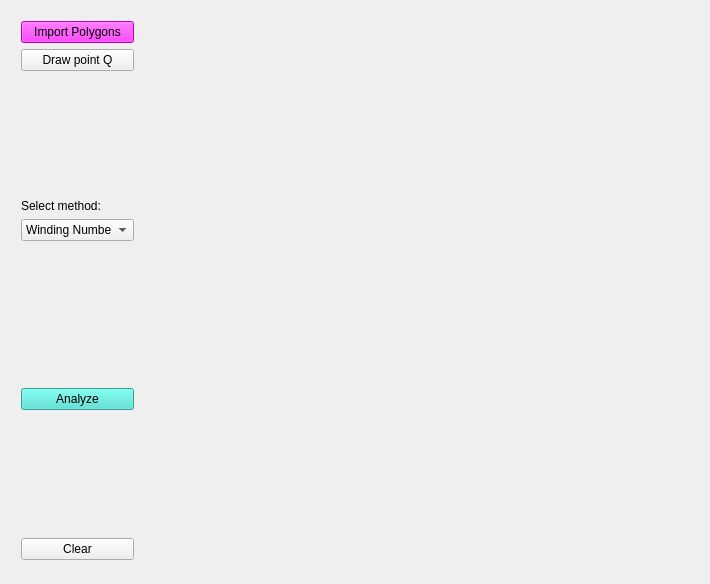
<?xml version="1.0" encoding="UTF-8"?>
<ui version="4.0">
 <class>Widget</class>
 <widget class="QWidget" name="Widget">
  <property name="geometry">
   <rect>
    <x>0</x>
    <y>0</y>
    <width>710</width>
    <height>584</height>
   </rect>
  </property>
  <property name="windowTitle">
   <string>Winding and Ray Crossing Algorithms</string>
  </property>
  <property name="styleSheet">
   <string notr="true"/>
  </property>
  <widget class="QWidget" name="layoutWidget">
   <property name="geometry">
    <rect>
     <x>10</x>
     <y>10</y>
     <width>135</width>
     <height>561</height>
    </rect>
   </property>
   <layout class="QVBoxLayout" name="verticalLayout">
    <item>
     <widget class="QPushButton" name="importPolygons">
      <property name="styleSheet">
       <string notr="true">QPushButton#importPolygons { background-color: magenta }</string>
      </property>
      <property name="text">
       <string>Import Polygons</string>
      </property>
     </widget>
    </item>
    <item>
     <widget class="QPushButton" name="pushButton">
      <property name="enabled">
       <bool>true</bool>
      </property>
      <property name="text">
       <string>Draw point Q</string>
      </property>
     </widget>
    </item>
    <item>
     <spacer name="verticalSpacer">
      <property name="orientation">
       <enum>Qt::Vertical</enum>
      </property>
      <property name="sizeHint" stdset="0">
       <size>
        <width>20</width>
        <height>40</height>
       </size>
      </property>
     </spacer>
    </item>
    <item>
     <widget class="QLabel" name="label">
      <property name="text">
       <string>Select method:</string>
      </property>
     </widget>
    </item>
    <item>
     <widget class="QComboBox" name="comboBox">
      <item>
       <property name="text">
        <string>Winding Number</string>
       </property>
      </item>
      <item>
       <property name="text">
        <string>Ray Crossing</string>
       </property>
      </item>
     </widget>
    </item>
    <item>
     <spacer name="verticalSpacer_2">
      <property name="orientation">
       <enum>Qt::Vertical</enum>
      </property>
      <property name="sizeHint" stdset="0">
       <size>
        <width>20</width>
        <height>40</height>
       </size>
      </property>
     </spacer>
    </item>
    <item>
     <widget class="QLabel" name="label_2">
      <property name="text">
       <string/>
      </property>
     </widget>
    </item>
    <item>
     <widget class="QPushButton" name="pushButton_2">
      <property name="styleSheet">
       <string notr="true">QPushButton#pushButton_2 { background-color: rgb(64, 224, 208) }</string>
      </property>
      <property name="text">
       <string>Analyze</string>
      </property>
     </widget>
    </item>
    <item>
     <spacer name="verticalSpacer_5">
      <property name="orientation">
       <enum>Qt::Vertical</enum>
      </property>
      <property name="sizeHint" stdset="0">
       <size>
        <width>20</width>
        <height>40</height>
       </size>
      </property>
     </spacer>
    </item>
    <item>
     <widget class="QPushButton" name="pushButton_3">
      <property name="text">
       <string>Clear</string>
      </property>
     </widget>
    </item>
   </layout>
  </widget>
  <widget class="Draw" name="Canvas" native="true">
   <property name="geometry">
    <rect>
     <x>160</x>
     <y>10</y>
     <width>541</width>
     <height>561</height>
    </rect>
   </property>
   <property name="styleSheet">
    <string notr="true">color: rgb(255, 0, 127);</string>
   </property>
   <widget class="QLabel" name="inandout">
    <property name="geometry">
     <rect>
      <x>0</x>
      <y>0</y>
      <width>81</width>
      <height>31</height>
     </rect>
    </property>
    <property name="text">
     <string/>
    </property>
   </widget>
  </widget>
 </widget>
 <layoutdefault spacing="6" margin="11"/>
 <customwidgets>
  <customwidget>
   <class>Draw</class>
   <extends>QWidget</extends>
   <header location="global">draw.h</header>
   <container>1</container>
  </customwidget>
 </customwidgets>
 <resources/>
 <connections/>
</ui>
